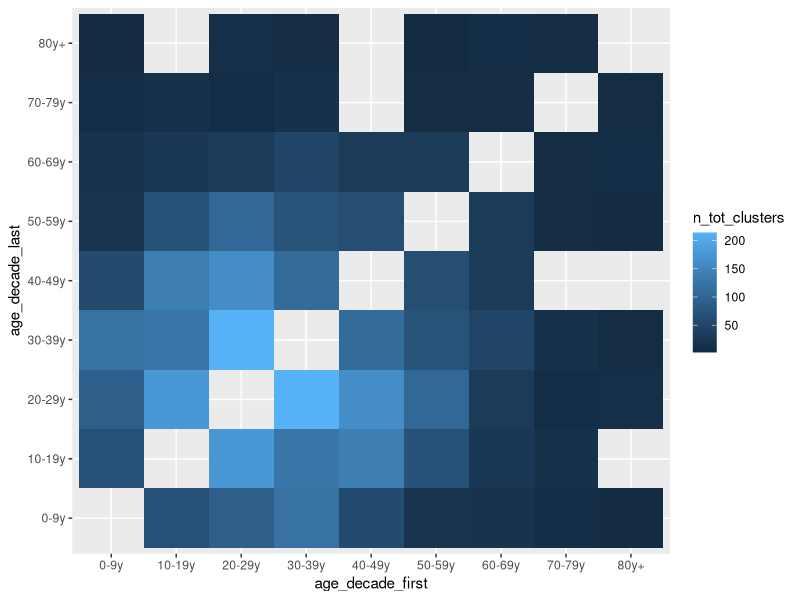

The R script that drew this image:
## This script reproduces the sensitivity analysis exploring the robustness
## of the direction analysis when considering pairs of clusters where only two groups
## are observed

library(tidyverse)
library(ggpubr)

## Function to compute bootstrap CI around proportions
get_bootstrap_prop_CI <- function(x = 10, n = 100, n_bootstrap = 1000){
  obs_prop <- x / n
  
  vec_bootstrap <- rbinom(n = n_bootstrap, prob = obs_prop, size = n) / n
  list_res <- list(
    mean = mean(vec_bootstrap),
    median = median(vec_bootstrap),
    conf.int = quantile(vec_bootstrap, probs = c(0.025, 0.975))
  )
  return(list_res)
}

## Load Eastern / Western WA direction analysis data
### From clusters
df_clusters_WE <- read_csv('../../results/direction_transmission/df_timing_clusters_EW.csv')
### From pairs of ID seq
df_pairs_WE <- read_csv('../../results/direction_transmission/df_timing_pairs_EW.csv')

## Load region direction analysis data
### From clusters
df_clusters_regions <- read_csv('../../results/direction_transmission/df_timing_clusters_regions.csv')
### From pairs of ID seq
df_pairs_regions <- read_csv('../../results/direction_transmission/df_timing_pairs_regions.csv')

## Load age direction analysis data
### From clusters
df_clusters_ages <- read_csv('../../results/direction_transmission/df_timing_clusters_ages.csv') %>% 
  filter(n_tot_clusters != 0) %>% 
  group_by(age_decade_first, age_decade_last, i_wave) %>% 
  mutate(prop = n_clusters / n_tot_clusters,
         lower_prop = prop.test(x = n_clusters, n = n_tot_clusters)$conf.int[1],
         upper_prop = prop.test(x = n_clusters, n = n_tot_clusters)$conf.int[2],
         lower_prop_bootstrap = get_bootstrap_prop_CI(x = n_clusters, n = n_tot_clusters, n_bootstrap = 1e5)$conf.int[1],
         upper_prop_bootstrap = get_bootstrap_prop_CI(x = n_clusters, n = n_tot_clusters, n_bootstrap = 1e5)$conf.int[2])

### From pairs
df_pairs_ages <- read_csv('../../results/direction_transmission/df_timing_pairs_age_for_sensitivity.csv')

## A - Plot results for the direction analysis between Eastern and Western WA from clusters
col_border <- 'darkslateblue'

label_waves <- c('Wave 4\nMar-Jun 2021',
                 'Wave 5\nJul-Nov 2021',
                 'Wave 6\nDec 2021-Feb 2022',
                 'Wave 7\nMar 2022-Aug 2022')

plt_first_EW_among_clusters <- df_clusters_WE %>% 
  ggplot(aes(x = -i_wave)) +
  geom_point(aes(y = prop_west_before_east)) +
  geom_linerange(aes(ymin =  lower_prop, ymax =  upper_prop)) +
  coord_flip(ylim = c(0.2, 0.8),
             xlim = c(-4.2, -0.8)) +
  scale_x_continuous(name = '', breaks = seq(-4, -1), labels = rev(label_waves)) +
  scale_y_continuous(name = 'Proportion of clusters\nfirst collected in Western WA',
                     breaks = seq(0., 1., 0.1)) +
  geom_hline(linetype = 'dashed', color = col_border, yintercept = 0.5) +
  theme_minimal() +
  theme(axis.text = element_text(size = 12),
        axis.title = element_text(size = 12),
        legend.text = element_text(size = 12),
        panel.grid.minor = element_blank())

## B - Plot comparison between results obtained from pairs and from clusters
## at the regional level
plt_comp_prop_regions <- df_pairs_regions %>% 
  left_join(df_clusters_regions, 
            by = c('region_1' = 'region_first', 'region_2' = 'region_last', 'i_wave')) %>% 
  filter(! is.na(prop)) %>% 
  mutate(is_signif.x = (lower_prop.x > 0.5 | upper_prop.x < 0.5),
         is_signif.y = (lower_prop.y > 0.5 | upper_prop.y < 0.5),
         is_signif = is_signif.x & is_signif.y) %>% 
  ggplot(aes(x = prop_1_before_2, y = prop)) +
  geom_linerange(aes(xmin = lower_prop.x, xmax = upper_prop.x, colour = is_signif), alpha = 0.2) +
  geom_linerange(aes(ymin = lower_prop.y, ymax = upper_prop.y, colour = is_signif), alpha = 0.2) +
  geom_point(aes(colour = is_signif), alpha = 0.8) +
  stat_cor(method = "spearman",  cor.coef.name = 'rho') +
  stat_cor(aes(colour = is_signif, alpha = is_signif), method = "spearman",  cor.coef.name = 'rho') +
  scale_colour_manual(breaks = c(T, F), values = c('firebrick', 'gray30')) +
  scale_x_continuous('Proportion from pairs',
                     breaks = c(0., 0.5, 1.)) +
  scale_y_continuous('Proportion from clusters',
                     breaks = c(0., 0.5, 1.)) +
  coord_fixed() +
  theme_bw() +
  theme(legend.position = 'none',
        axis.text = element_text(size = 12),
        axis.title = element_text(size = 12),)

## C - Plot comparison between results obtained from pairs and from clusters
## at the regional level stratifying by epidemic wave
plt_comp_prop_regions_by_wave <- df_pairs_regions %>% 
  left_join(df_clusters_regions, 
            by = c('region_1' = 'region_first', 'region_2' = 'region_last', 'i_wave')) %>% 
  filter(! is.na(prop)) %>% 
  mutate(is_signif.x = (lower_prop.x > 0.5 | upper_prop.x < 0.5),
         is_signif.y = (lower_prop.y > 0.5 | upper_prop.y < 0.5),
         is_signif = is_signif.x & is_signif.y) %>% 
  mutate(name_wave = paste0('Wave ', i_wave + 3)) %>% 
  ggplot(aes(x = prop_1_before_2, y = prop)) +
  geom_linerange(aes(xmin = lower_prop.x, xmax = upper_prop.x, colour = is_signif), alpha = 0.2) +
  geom_linerange(aes(ymin = lower_prop.y, ymax = upper_prop.y, colour = is_signif), alpha = 0.2) +
  geom_point(aes(colour = is_signif), alpha = 0.8) +
  stat_cor(method = "spearman",  cor.coef.name = 'rho') +
  stat_cor(aes(colour = is_signif, alpha = is_signif), method = "spearman",  cor.coef.name = 'rho')  +
  facet_wrap(. ~ name_wave, nrow = 1) +
  scale_colour_manual(breaks = c(T, F), values = c('firebrick', 'gray30')) +
  scale_x_continuous('Proportion from pairs',
                     breaks = c(0., 0.5, 1.)) +
  scale_y_continuous('Proportion from clusters',
                     breaks = c(0., 0.5, 1.)) +
  coord_fixed() +
  theme_bw() +
  theme(legend.position = 'none',
        axis.text = element_text(size = 12),
        axis.title = element_text(size = 12),
        strip.background = element_rect(fill = 'gray22'),
        strip.text = element_text(colour = 'white'),
        panel.spacing = unit(1, "lines"))

## C - Plot comparison between results obtained from pairs and from clusters
## at the age group level stratifying by epidemic wave
plt_comp_prop_ages_by_wave <- df_pairs_ages %>% 
  left_join(df_clusters_ages, 
            by = c('age_decade_1' = 'age_decade_first', 'age_decade_2' = 'age_decade_last', 'i_wave')) %>% 
  mutate(is_signif.x = (lower_prop.x > 0.5 | upper_prop.x < 0.5),
         is_signif.y = (lower_prop.y > 0.5 | upper_prop.y < 0.5),
         is_signif = is_signif.x & is_signif.y) %>%
  mutate(name_wave = paste0('Wave ', i_wave + 3)) %>% 
  ggplot(aes(x = prop_1_before_2, y = prop)) +
  geom_linerange(aes(xmin = lower_prop.x, xmax = upper_prop.x, colour = is_signif), alpha = 0.2) +
  geom_linerange(aes(ymin = lower_prop.y, ymax = upper_prop.y, colour = is_signif), alpha = 0.2) +
  geom_point(aes(colour = is_signif), alpha = 0.8) +
  stat_cor(method = "spearman",  cor.coef.name = 'rho') +
  stat_cor(aes(colour = is_signif, alpha = is_signif), method = "spearman",  cor.coef.name = 'rho') +
  scale_colour_manual(breaks = c(T, F), values = c('firebrick', 'gray30')) +
  facet_wrap(. ~ name_wave, nrow = 1) +
  theme_bw() +
  coord_fixed() +
  scale_x_continuous(name = 'Proportion from pairs', limits = c(0., 1.),
                     breaks = c(0., 0.5, 1.)) +
  scale_y_continuous(name = 'Proportion from clusters', limits = c(0., 1.),
                     breaks = c(0., 0.5, 1.)) +
  theme(strip.text = element_text(colour = 'white'),
        axis.text = element_text(size = 12),
        axis.title = element_text(size = 12),
        strip.background = element_rect(fill = 'gray22'),
        legend.position = 'none',
        panel.spacing = unit(1, "lines"))

## Make panel with all the results
panel_sensitivity <- ggarrange(ggarrange(plt_first_EW_among_clusters + ggtitle('Between Eastern /\nWestern WA'),
                    plt_comp_prop_regions + ggtitle('Between regions'), labels = 'AUTO'),
          plt_comp_prop_regions_by_wave + ggtitle('Between regions'),
          plt_comp_prop_ages_by_wave + ggtitle('Between age groups'),
          nrow = 3, ncol = 1,
          labels = c('', 'C', 'D'))

# pdf('../../figures/supplementary_figures/sensitivity_analysis_direction.pdf',
#     height = 10, width = 10)
# plot(panel_sensitivity)
# dev.off()
# png('../../figures/supplementary_figures/sensitivity_analysis_direction.png',
#     height = 10, width = 10, res = 350, units = 'in')
# plot(panel_sensitivity)
# dev.off()
  
######### Look at total number of clusters between age groups across waves
df_clusters_ages %>% 
  filter(i_wave == 1) %>% 
  ggplot(aes(x = age_decade_first, y = age_decade_last, fill = n_tot_clusters)) +
  geom_tile()


df_clusters_ages %>% 
  filter(age_decade_first < age_decade_last) %>% ungroup() %>% 
  group_by(i_wave) %>% 
  summarise(n = n(), n_below_10 = sum(n_tot_clusters <= 10))
